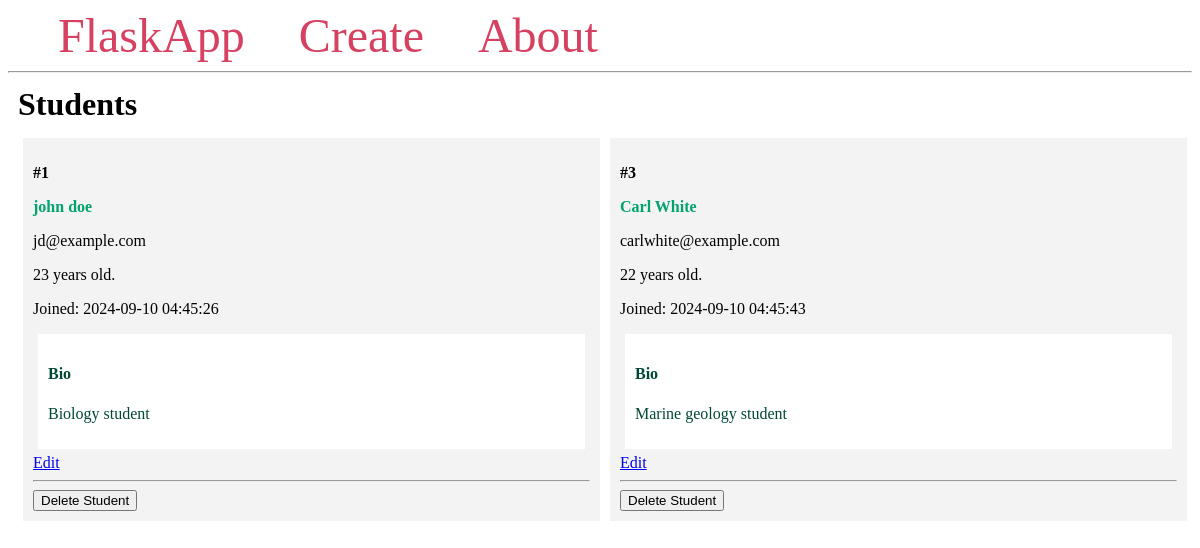
The page / on the database its author committed.
### app.py (models this page shows, shortened)
class Student(db.Model):
    id = db.Column(db.Integer, primary_key=True)
    firstname = db.Column(db.String(100), nullable=False)
    lastname = db.Column(db.String(100), nullable=False)
    email = db.Column(db.String(80), unique=True, nullable=False)
    age = db.Column(db.Integer)
    created_at = db.Column(db.DateTime(timezone=True),
                           server_default=func.now())
    bio = db.Column(db.Text)

### app.py (the view)
@app.route('/')
def index():
    students = Student.query.all()
    return render_template('index.html', students=students)

### templates/index.html
{% extends 'base.html' %}
{% block content %}
    <h1 class="title">{% block title %} Students {% endblock %}</h1>
    <div class="content">
    {% for student in students %}
        <div class="student">
            <p><b>#{{ student.id }}</b></p>
            <b>
                <p class="name">
                    <a href="{{ url_for('student', student_id=student.id)}}">
                        {{ student.firstname }} {{ student.lastname }}
                    </a>
                </p>
            </b>
            <p>{{ student.email }}</p>
            <p>{{ student.age }} years old.</p>
            <p>Joined: {{ student.created_at }}</p>
            <div class="bio">
                <h4>Bio</h4>
                <p>{{ student.bio }}</p>
            </div>
            <a href="{{ url_for('edit', student_id=student.id) }}">Edit</a>
            <hr>
            <form method="POST"
                    action="{{ url_for('delete', student_id=student.id) }}">
                <input type="submit" value="Delete Student"
                    onclick="return confirm('Are you sure you want to delete this entry?')">
            </form>
        </div>
    {% endfor %}
    </div>
{% endblock %}

### templates/base.html (shortened to what this page needs)
<!DOCTYPE html>
<html lang="en">
<head>
</head>
<body>
    <nav>
        <a href="{{ url_for('index') }}">FlaskApp</a>
        <a href="{{ url_for('create') }}">Create</a>
        <a href="#">About</a>
    </nav>
    <hr>
    <div class="content">
        {% block content %} {% endblock %}
    </div>
</body>
</html>

### templates/base.html (style rules this page uses)
.title { margin: 5px; }
.content { margin: 5px; width: 100%; display: flex; flex-direction: row; flex-wrap: wrap; }
.student { flex: 20%; padding: 10px; margin: 5px; background-color: #f3f3f3; inline-size: 100%; }
.bio { padding: 10px; margin: 5px; background-color: #ffffff; color: #004835; }
.name a { color: #00a36f; text-decoration: none; }
nav a { color: #d64161; font-size: 3em; margin-left: 50px; text-decoration: none; }

### rows shown on the page
Student: id "1", firstname "john", lastname "doe", email "jd@example.com", age "23", created_at "2024-09-10 04:45:26", bio "Biology student"
Student: id "3", firstname "Carl", lastname "White", email "carlwhite@example.com", age "22", created_at "2024-09-10 04:45:43", bio "Marine geology student"
